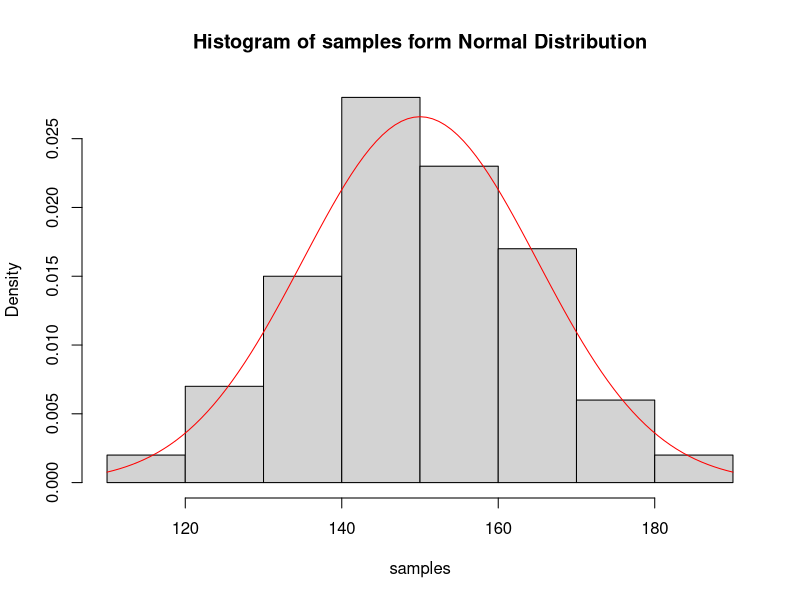

Write R code to recreate this figure.
#QUESTION 2
#using rnorm(n, miu/mean, sigma/std. deviation)

set.seed(777)
x = rnorm(2000, 150, 15)
x = x[1:100]

hist(x,, prob=T, xlab= "samples", main="Histogram of samples form Normal Distribution")
curve(dnorm(x, 150, 15), add=T, col="red")

xx=matrix(round(x,1),nrow=10, ncol=10,byrow=T)

xx1=array(xx,dim=c(5,5,2))

xx1[2,3,1] #array 1
xx1[2,1,2] #array 2
xx1[4,5,2] #array 2


xx2=matrix(xx1,ncol=5, nrow=5,byrow=T)
xx2=t(xx1[,,1])